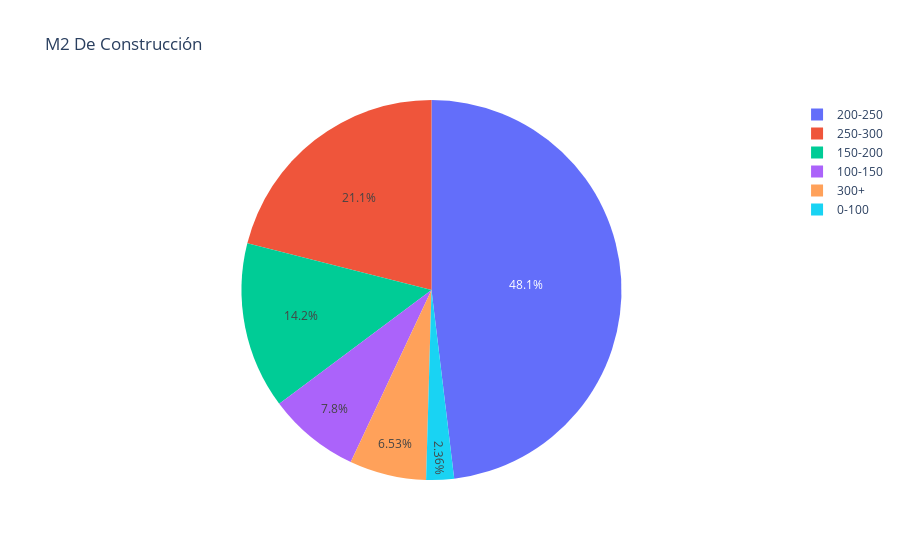

Notebook code for this chart:
### Code cell
def sumar_tablas(dataframes_list):
    tabla_suma = None
    
    for df in dataframes_list:
        tabla_actual = df.groupby(['m2_contruido', 'segmento']).size().unstack(fill_value=0)
        
        if tabla_suma is None:
            tabla_suma = tabla_actual
        else:
            tabla_suma = tabla_suma.add(tabla_actual, fill_value=0)
    
    print("Tabla general de frecuencia:")
    print(tabla_suma)
    
    fig = graficar_tabla(tabla_suma)
    
    # Guardar la gráfica como archivo HTML
    guardar_grafico_como_html(fig, 'grafica_pastel_m2_construido_pachuca', carpeta='graficas')
    
    return fig

def graficar_tabla(tabla):
    segmentos = tabla.index
    valores = tabla.iloc[:, 0].tolist()  # Tomamos los valores de la primera columna de la tabla
    etiquetas = tabla.columns[0]  # Tomamos el nombre de la primera columna como etiqueta

    fig1 = go.Figure(data=[go.Pie(labels=segmentos, values=valores)])

    fig1.update_layout(title="M2 De Construcción")

    fig1.show()
    return fig1

def guardar_grafico_como_html(fig, nombre_archivo, carpeta='graficas'):
    # Crear la carpeta si no existe
    if not os.path.exists(carpeta):
        os.makedirs(carpeta)
    
    # Guardar la gráfica como archivo HTML en la carpeta especificada
    pio.write_html(fig, f'{carpeta}/{nombre_archivo}.html')
    pio.write_html(fig, f'{carpeta}/{nombre_archivo}.png')

# Llamar a la función sumar_tablas con la lista de DataFrames como argumento
fig1 = sumar_tablas(dataframes_list)

### Figure 1 — Plotly figure (JSON) as saved in the notebook; plotly's stock layout.template omitted (floating-point values rounded to 4 significant figures)
{"data": [{"labels": ["0-100", "100-150", "150-200", "200-250", "250-300", "300+"], "type": "pie", "values": [26, 86, 156, 530, 232, 72]}], "layout": {"title": {"text": "M2 De Construcción"}}}
